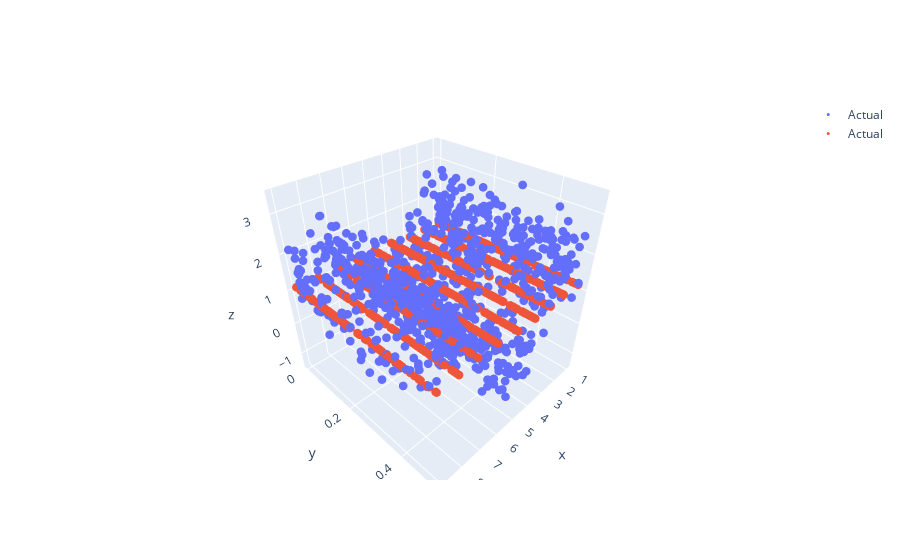

The code cell stored with this chart in its notebook:
### Code cell
fig = go.Figure(data=[go.Scatter3d(x= df['x1'], y = df['x2'], z = df['y'], mode = "markers", name = "Actual", marker= dict(size =3))])
fig.add_trace(go.Scatter3d(x= df['x1'], y = df['x2'], z = df['y_pred'], mode = "markers", name = "Actual", marker= dict(size =3)))

fig.show()

### Figure 1 — Plotly figure (JSON) as saved in the notebook; plotly's stock layout.template omitted (floating-point values rounded to 4 significant figures; data arrays with more than 128 entries replaced by an {"elided": "..."} marker saying what was removed)
{"data": [{"marker": {"size": 3}, "mode": "markers", "name": "Actual", "type": "scatter3d", "x": {"elided": "1000 int values"}, "y": {"elided": "1000 float values"}, "z": {"elided": "1000 float values"}}, {"marker": {"size": 3}, "mode": "markers", "name": "Actual", "type": "scatter3d", "x": {"elided": "1000 int values"}, "y": {"elided": "1000 float values"}, "z": {"elided": "1000 float values"}}], "layout": {}}
